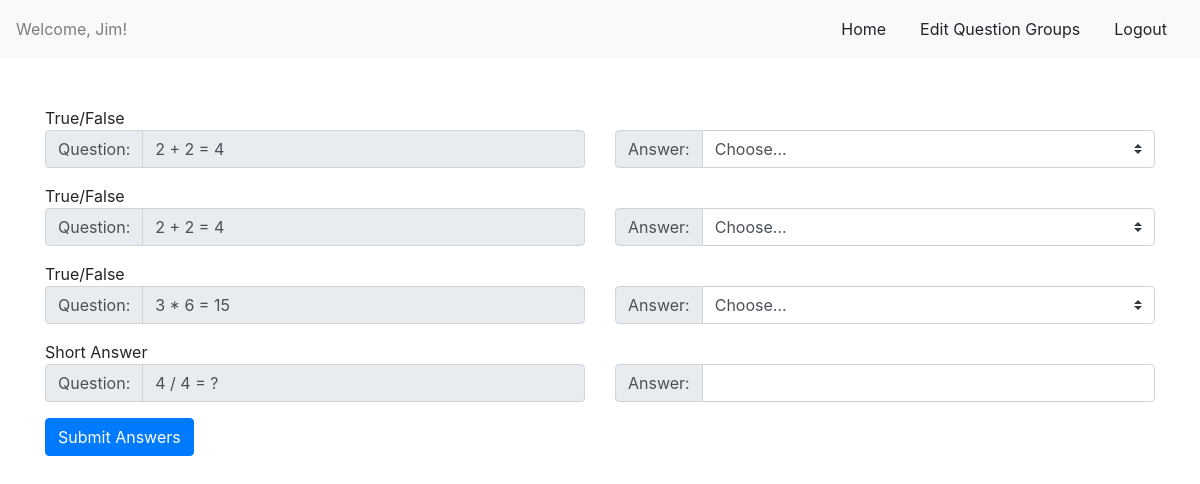
The app's page /home/4/ (signed in) with its own data.
### logreg/models.py (models this page shows)
class User(models.Model):
    first_name = models.CharField(max_length=255)
    last_name = models.CharField(max_length=255)
    email = models.CharField(max_length=255)
    pw = models.CharField(max_length=255)
    created_at = models.DateTimeField(auto_now_add=True)
    updated_at = models.DateTimeField(auto_now=True)
    objects = UserManager()

### questionCreator/models.py (models this page shows)
class Question(models.Model):
    question = models.TextField(max_length=255)
    answer = models.TextField(max_length=255)
    question_type = models.ForeignKey(QuestionType, related_name='questions', on_delete=models.CASCADE)
    question_group = models.ForeignKey(QuestionGroup, related_name='questions', on_delete=models.CASCADE)
    created_at = models.DateTimeField(auto_now_add=True)
    updated_at = models.DateTimeField(auto_now=True)

class QuestionType(models.Model):
    type_name = models.CharField(max_length=255)
    created_at = models.DateTimeField(auto_now_add=True)
    updated_at = models.DateTimeField(auto_now=True)

### questionTaker/views.py (the view)
# urls.py: path('<int:tid>/', views.takeTest, name='takeTest'),
def takeTest(request, tid):
    context = {
        'title': 'Create a new Question Group',
        'first_name': User.objects.get(id=request.session['login_id']).first_name,
        'questions': Question.objects.filter(question_group=QuestionGroup.objects.get(id=tid)).all(),
    }
    return render(request, 'question_take.html', context)

### logreg/templates/question_take.html (shortened to what this page needs)
<!DOCTYPE html>
 <html class="no-js">
    <head>
        <link rel="stylesheet" href="https://stackpath.bootstrapcdn.com/bootstrap/4.5.2/css/bootstrap.min.css">
    </head>
    <body>
        <nav class="navbar navbar-light bg-light">
            <span class="navbar-text">
                Welcome, {{first_name}}!
            </span>
            <ul class="nav nav-pills">
                <li class="nav-item">
                    <a class="btn nav-link" href="/">Home</a>
                </li>
                <li class="nav-item">
                    <a class="btn nav-link" href="/question/">Edit Question Groups</a>
                </li>
                <li class="nav-item">
                    <a class="btn nav-link" href="/logout">Logout</a>
                </li>
            </ul>
        </nav>
        <div class="container">
            <form action="submit" method="POST" class="mt-5">
                {% for question in questions %}
                {{question.question_type.type_name}}
                <div class="row">
                    <div class="col">
                        <div class="input-group mb-3">
                            <div class="input-group-prepend">
                                <span class="input-group-text" id="question-addon{{question.id}}">Question:</span>
                            </div>
                            <input type="text" class="form-control" id="question{{question.id}}" aria-label="question{{question.id}}" aria-describedby="question-addon{{question.id}}" value="{{question.question}}" disabled>
                        </div>
                    </div>
                    {% if question.question_type.type_name == 'True/False' %}
                    <div class="col">
                        <div class="input-group mb-3">
                            <div class="input-group-prepend">
                                <label class="input-group-text" for="answer_{{question.id}}">Answer:</label>
                            </div>
                            <select class="custom-select" id="answer_{{question.id}}" name="answer_{{question.id}}" required>
                                <option value="" selected disabled>Choose...</option>
                            </select>
                        </div>
                    </div>
                    {% endif %}
                    {% if question.question_type.type_name == 'Short Answer' %}
                    <div class="col">
                        <div class="input-group mb-3">
                            <div class="input-group-prepend">
                                <label class="input-group-text" for="answer_{{question.id}}">Answer:</label>
                            </div>
                            <input type="text" class="form-control" id="answer_{{question.id}}" name="answer_{{question.id}}" aria-label="answer_{{question.id}}" aria-describedby="answer_{{question.id}}" required>
                        </div>
                    </div>
                    {% endif %}
                </div>
                {% endfor %}
                <button type="submit" class="btn btn-primary">Submit Answers</button>
            </form>
        </div>
    </body>
</html>

### records on screen
User: first_name "Jim"
Question: question_type.type_name "True/False", question "2 + 2 = 4"
Question: question_type.type_name "True/False", question "2 + 2 = 4"
Question: question_type.type_name "True/False", question "3 * 6 = 15"
Question: question_type.type_name "Short Answer", question "4 / 4 = ?"
